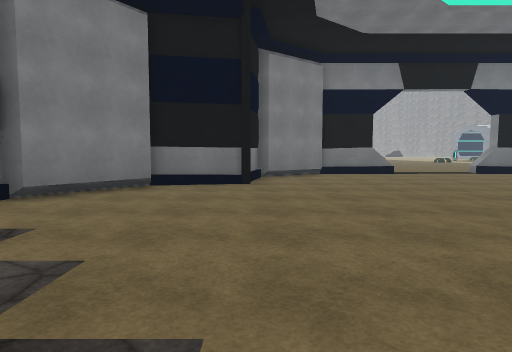
View 1 (above)

12 first-person views from a walk through a 3-D level made in the Unity game engine. The camera is 1.5 m above the floor, tilts 4° down and sees 75° across. The floor is counted in squares, 2 m on a side. Each view is taken from the middle of a square. On the plan, view 1 faces up. The plan holds only what a view shows up to about 11 squares ahead; the rest is blank. The place goes on beyond the plan. The player character is not drawn. Surface patterns are stand-ins for the level's own textures.

View 2
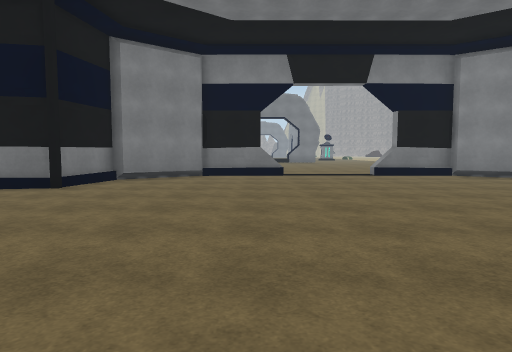

View 3
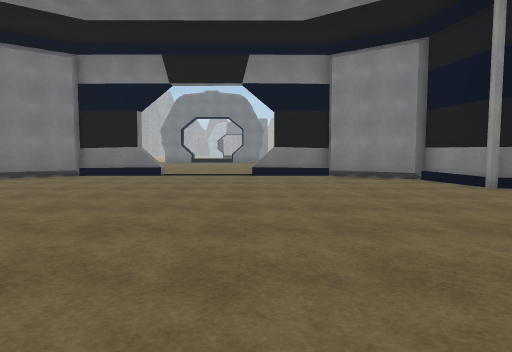

View 4
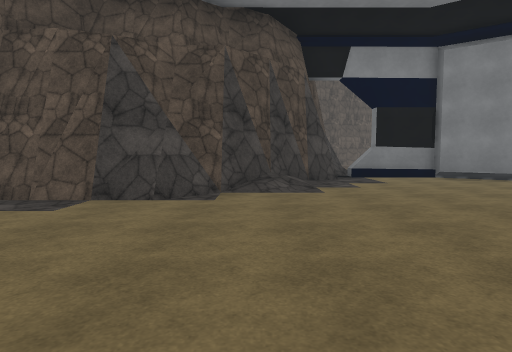

View 5
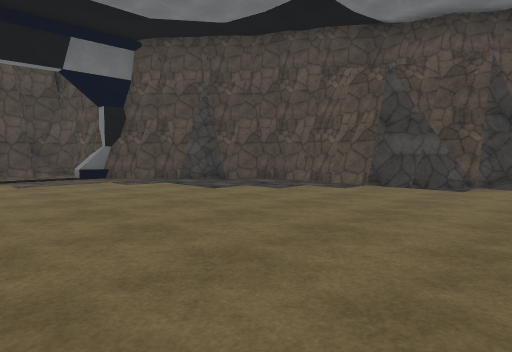

View 6
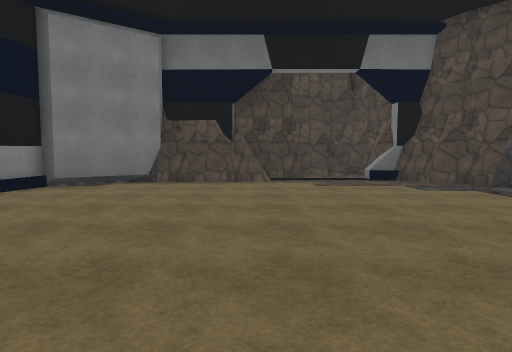

View 7
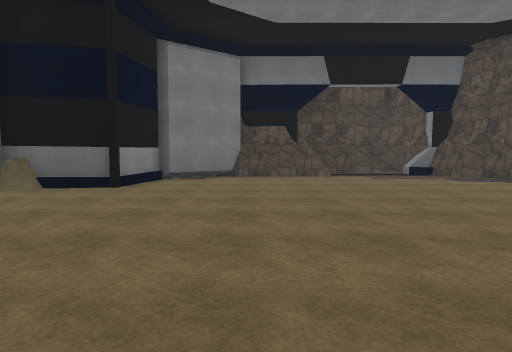

View 8
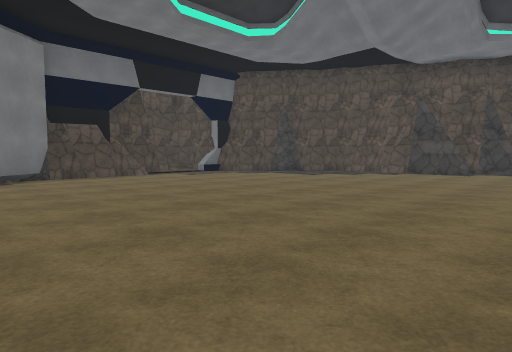

View 9
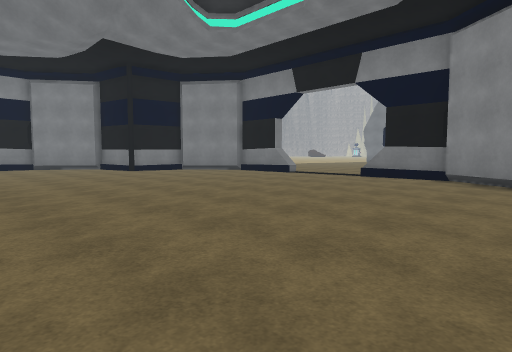

View 10
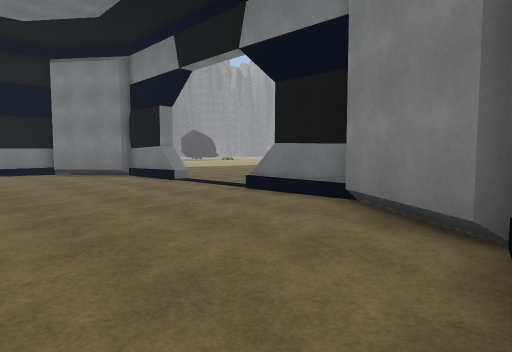

View 11
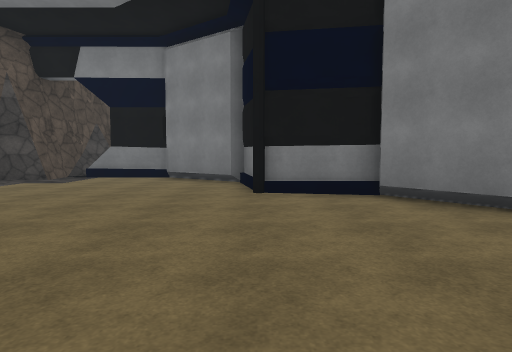

View 12
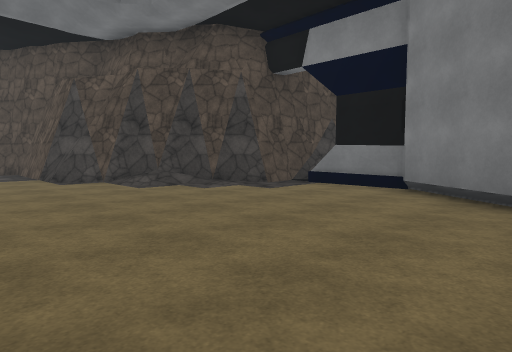

### Floor plan
Points are (right, up) in squares from view 1. A wall is a line through its corners. A room is listed if a view was taken in it or the views show most of it. See-through windows are left out.
Room 1 (views 1, 2, 3, 4, 5, 6, 7, 8, 9, 10, 11, 12)
walls: (-0.2, -1) (0.3, -1.5) (0.3, -2.2); (0.2, -1.9) (0.6, -2.7); (-0.5, -0.6) (-0.1, -1.2); (-3.2, 2.2) (0.5, -1.5) (0.5, -5.3) (0.7, -5.6); (0.5, -5.5) (4.4, -9.3) (4.4, -10.2) (4.6, -10.5); (-3.4, 2.2) (-2.2, 0.9); (13.1, 8.2) (12.7, 10.3); (-2.3, 7.4) (-3.8, 5.4); (4.8, 11.9) (2.3, 11.9); (0.1, 10.2) (-0.3, 8.1) (-2.4, 7.7); (2.3, 11.6) (0.4, 10.1); (12.4, 10.1) (10.3, 11.7); (4.2, 12.4) (4.2, 11.9); (7.6, -8.5) (11, -8.5); (-4.1, 5.4) (-4.1, 2.8); (10.4, 11.9) (7.8, 11.9); (7.9, -8.8) (8.6, -8.8); (4.2, -8.9) (4.2, -10); (8, -8.9) (8.6, -8.9) (8.8, -8.7); (12.7, -7.4) (13.1, -5.3) (13.6, -5.2); (10.5, -8.7) (12.4, -7.3); (6.6, -9.6) (7.6, -9.6) (8.2, -9.4); (4.5, -10.4) (4.7, -10.7) (5.6, -11.4); (5.6, -10.5) (6.6, -10.5); (5.3, -11.4) (5.7, -11.5)
low walls: (-5, 3) (-4.2, 2.2); (3.9, -8.9) (4.2, -8.9)
ways out: opening at (6.5, 12)

Positions as (right, up) in squares from view 1, and headings:
1: (0, 0), facing up
2: (4, 1), facing up
3: (8, 1), facing up
4: (6, 0), facing left
5: (8, 1), facing down-left
6: (8, 0), facing down
7: (10, 2), facing down
8: (13, 2), facing down-left
9: (13, 2), facing up-left
10: (13, 7), facing up-left
11: (6, 8), facing left
12: (3, 8), facing down-left
